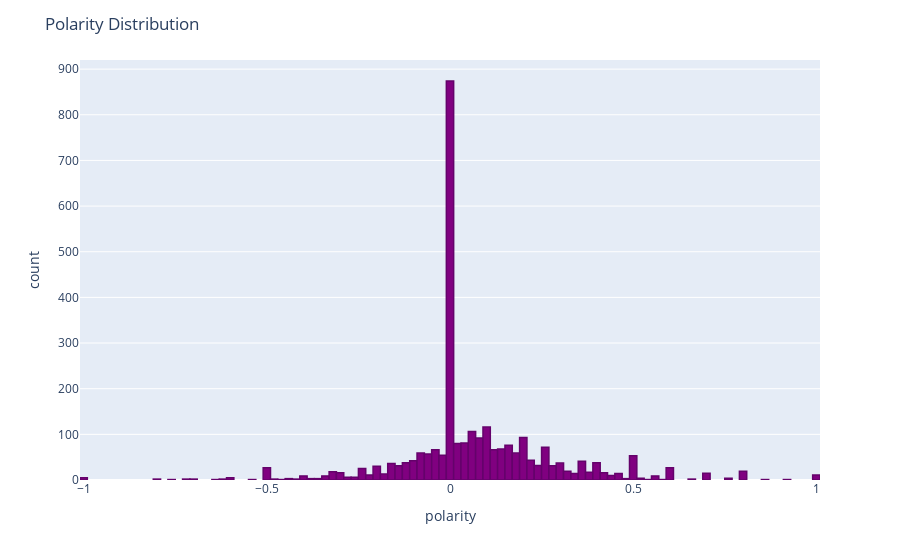

The notebook cell this image was saved under:
### Code cell
# Polarity Distribution
fig = px.histogram(corpus_topic_scores, x="polarity")
fig.update_traces(marker_color="Purple",marker_line_color='rgb(100,2,107)',
                  marker_line_width=1.5)
fig.update_layout(title_text='Polarity Distribution')
fig.show()

### Figure 1 — Plotly figure (JSON) as saved in the notebook; plotly's stock layout.template omitted (floating-point values rounded to 4 significant figures; data arrays with more than 128 entries replaced by an {"elided": "..."} marker saying what was removed)
{"data": [{"alignmentgroup": "True", "bingroup": "x", "hovertemplate": "polarity=%{x}<br>count=%{y}<extra></extra>", "legendgroup": "", "marker": {"color": "Purple", "line": {"color": "rgb(100,2,107)", "width": 1.5}, "pattern": {"shape": ""}}, "name": "", "offsetgroup": "", "orientation": "v", "showlegend": false, "type": "histogram", "x": {"elided": "2834 float values"}, "xaxis": "x", "yaxis": "y"}], "layout": {"barmode": "relative", "legend": {"tracegroupgap": 0}, "margin": {"t": 60}, "title": {"text": "Polarity Distribution"}, "xaxis": {"anchor": "y", "domain": [0, 1], "title": {"text": "polarity"}}, "yaxis": {"anchor": "x", "domain": [0, 1], "title": {"text": "count"}}}}
